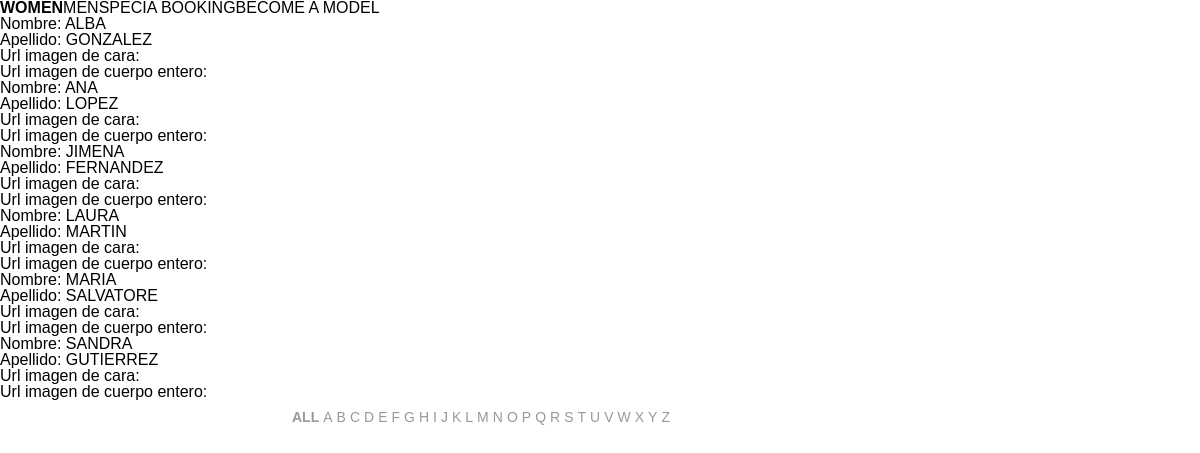
Page /indexOld.php on the committed database.
### tables this page shows
CREATE TABLE `models_model` (
  `id` int(10) NOT NULL AUTO_INCREMENT,
  `first_name` mediumtext,
  `last_name` mediumtext,
  `gender` mediumtext,
  `age` mediumtext,
  `shoe_size` mediumtext,
  `hair_color` mediumtext,
  `eyes_color` mediumtext,
  `height` mediumtext,
  `bust` mediumtext,	 
  `hips` mediumtext,	 
  `waist` mediumtext,	 
  `collar` mediumtext,	 
  `chest` mediumtext,	 
   
  `model_type` mediumtext,	 
  `add_date` int(11) NOT NULL DEFAULT "0",
  `active` tinyint(1) DEFAULT '1',
  PRIMARY KEY  (`id`)
);

### indexOld.php (the view, shortened to what this page needs)
<!DOCTYPE html PUBLIC "-//W3C//DTD XHTML 1.0 Strict//EN" "http://www.w3.org/TR/xhtml1/DTD/xhtml1-strict.dtd">
<html xmlns="http://www.w3.org/1999/xhtml">
  <head>
	<link rel="stylesheet" href="css/styles.css?v=2" type="text/css"/>
  </head>
  <body style="background-color: white">
	<div id="menu">
		<a id="women" class="selected_menu">WOMEN</a><a id="men">MEN</a><a id="special_booking">SPECIA BOOKING</a><a id="become_a_model">BECOME A MODEL</a>
	</div>
	<div id="wrapper">
		<div id="menu_women" class="menus" style="display:block">
			<div class="models_guide">
				<ul>
					<?
						$resultModels = mysql_query("SELECT * FROM models_model WHERE model_type = 'women' ORDER BY first_name");
						$num_cols = mysql_affected_rows();
						if ($num_cols>0){
							for($i=0;$i<$num_cols;$i++){
								$row = mysql_fetch_assoc($resultModels);
					?>
						<li id="model_<?= $row['id'] ?>">
							<a id="link_model_<?= $row['id'] ?>">Nombre: <?= strtoupper(utf8_encode($row['first_name'])) ?></a><br><label>Apellido: <?= strtoupper(utf8_encode($row['last_name'])) ?></label><br>
							<label>Url imagen de cara: <?= utf8_encode($row['url_headshot_photo']) ?></label><br><label>Url imagen de cuerpo entero: <?= utf8_encode($row['url_full_length_photo']) ?></label>
						</li>
					<?
							}
						}
					?>
				</ul>
			</div>
		</div>
		<div id="models_selection">
			<ul id="alfabeto">
				<li><a id="all" class="selected_letter">ALL</a></li><li><a>A</a></li><li><a>B</a></li><li><a>C</a></li><li><a>D</a></li><li><a>E</a></li><li><a>F</a></li><li><a>G</a></li><li><a>H</a></li><li><a>I</a></li><li><a>J</a></li><li><a>K</a></li><li><a>L</a></li><li><a>M</a></li><li><a>N</a></li><li><a>O</a></li><li><a>P</a></li><li><a>Q</a></li><li><a>R</a></li><li><a>S</a></li><li><a>T</a></li><li><a>U</a></li><li><a>V</a></li><li><a>W</a></li><li><a>X</a></li><li><a>Y</a></li><li><a>Z</a></li>
			</ul>
		</div>
	  </div>
  </body>
</html>

### css/styles.css (style rules this page uses)
html, body, div, span, applet, object, iframe, h1, h2, h3, h4, h5, h6, p, blockquote, pre, a, abbr, acronym, address, big, cite, code, del, dfn, em, img, ins, kbd, q, s, samp, small, strike, strong, sub, sup, tt, var, b, u, i, center, dl, dt, dd, ol, ul, li, fieldset, form, label, legend, table, caption, tbody, tfoot, thead, tr, th, td, article, aside, canvas, details, embed, figure, figcaption, footer, header, hgroup, menu, nav, output, ruby, section, summary, time, mark, audio, video { margin: 0; padding: 0; border: 0; font-size: 100%; font: inherit; vertical-align: baseline; }
body { line-height: 1; }
ol, ul { list-style: none; }
body { font-family:Arial, Helvetica, sans-serif; }
a { cursor:pointer; outline:none; text-decoration: none; }
.selected_menu, .selected_letter { font-weight:bold; }
#alfabeto { font-size:14px; margin:10px 0 0 290px; }
#alfabeto li { float:left; margin:0 2px; }
#alfabeto li a { color:#999999; text-decoration:none; }

### rows in the picture
models_model: first_name "ALBA", last_name "GONZALEZ"
models_model: first_name "ANA", last_name "LOPEZ"
models_model: first_name "JIMENA", last_name "FERNANDEZ"
models_model: first_name "LAURA", last_name "MARTIN"
models_model: first_name "MARIA", last_name "SALVATORE"
models_model: first_name "SANDRA", last_name "GUTIERREZ"
